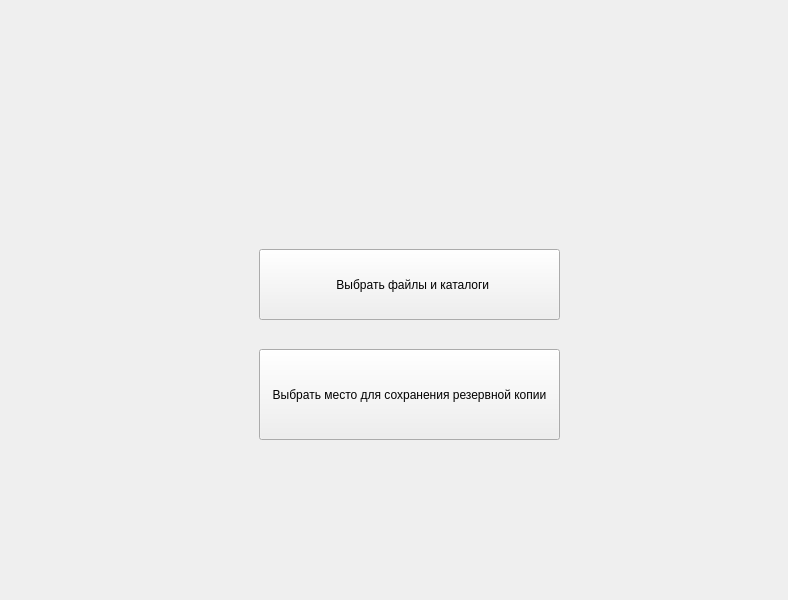
<?xml version="1.0" encoding="UTF-8"?>
<ui version="4.0">
 <class>home</class>
 <widget class="QMainWindow" name="home">
  <property name="geometry">
   <rect>
    <x>0</x>
    <y>0</y>
    <width>788</width>
    <height>600</height>
   </rect>
  </property>
  <property name="windowTitle">
   <string>MainWindow</string>
  </property>
  <widget class="QWidget" name="centralwidget">
   <layout class="QGridLayout" name="gridLayout">
    <item row="0" column="0">
     <widget class="QWidget" name="widget" native="true">
      <widget class="QWidget" name="widget_3" native="true">
       <property name="geometry">
        <rect>
         <x>170</x>
         <y>190</y>
         <width>431</width>
         <height>301</height>
        </rect>
       </property>
       <widget class="QWidget" name="widget_2" native="true">
        <property name="geometry">
         <rect>
          <x>60</x>
          <y>10</y>
          <width>351</width>
          <height>261</height>
         </rect>
        </property>
        <widget class="QPushButton" name="btn_files">
         <property name="geometry">
          <rect>
           <x>20</x>
           <y>40</y>
           <width>301</width>
           <height>71</height>
          </rect>
         </property>
         <property name="text">
          <string>  Выбрать файлы и каталоги</string>
         </property>
        </widget>
        <widget class="QPushButton" name="btn_files_save">
         <property name="geometry">
          <rect>
           <x>20</x>
           <y>140</y>
           <width>301</width>
           <height>91</height>
          </rect>
         </property>
         <property name="text">
          <string>Выбрать место для сохранения резервной копии</string>
         </property>
        </widget>
       </widget>
      </widget>
     </widget>
    </item>
   </layout>
  </widget>
 </widget>
 <resources/>
 <connections/>
</ui>
